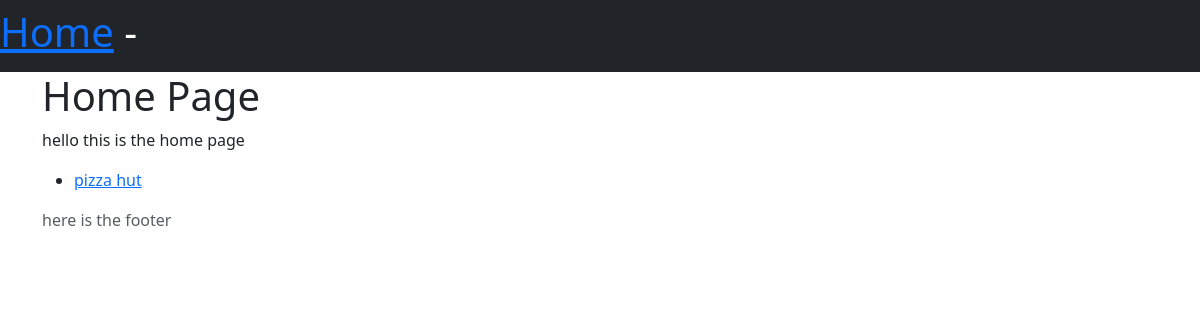
/, run on an earlier commit of the app's database.
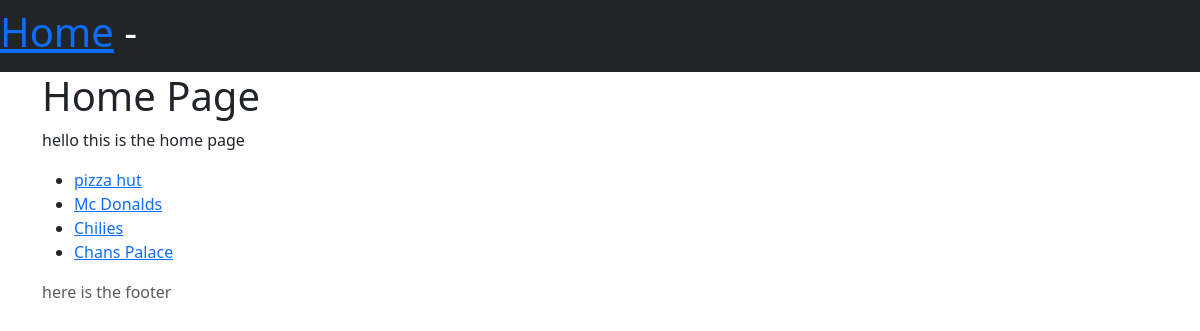
And on a later commit of the database.
### restaurants/models.py (models this page shows, shortened)
class Restaurant(models.Model):
    name = models.CharField(max_length=150)
    create = models.DateTimeField(auto_now_add=True)
    update = models.DateTimeField(auto_now=True)

### restaurants/views.py (the view)
# urls.py: path("", RestaurantView.as_view(), name="home"),
class RestaurantView(ListView):
    model = Restaurant
    template_name = "home.html"

### Templates/home.html
{% extends "base.html" %}
{% block title %}Home Page{% endblock title %}
{% block contents %}
  <p>hello this is the home page</p>
  <ul>
    {% for restaurant  in restaurant_list %}
      <li>
        <a href = "{% url "restaurant_details" restaurant.pk %}"> {{restaurant.name}}</a>
      </li>
    {% endfor %}
  </ul>
{% endblock contents %}
{% block footer %}here is the footer{% endblock footer %}here is the footer

What changed in the data, as far as the page shows it:
added Restaurant: name "Mc Donalds"
added Restaurant: name "Chilies"
added Restaurant: name "Chans Palace"
